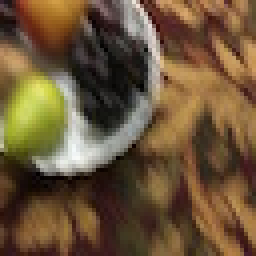
#> input picture DATA/Fruits_Dataset_Train/1/IMG_136.jpg, 64 x 64 px (shown 4 times larger); its folder holds only this picture in this run
$ jupyter execute --allow-errors 2_Elementary_Data_Analysis.ipynb
#> lines starting #> are read from the running program, lines starting #| are printed output that depends on the picture
<a href="https://colab.research.google.com/github/ArjunaBazaz/Fruit_Classification/blob/main/EDA" target="_parent"></a>

[cell 1]
import os
from PIL import Image
import pandas as pd
import matplotlib.pyplot as plt
import pandas as pd
import random

[cell 2]
train_dir = "../DATA/Fruits_Dataset_Train"
test_dir = "../DATA/Fruits_Dataset_Test"

[cell 3]
# count images per class
def count_images_per_class(data_dir):
    class_counts = {}
    for cls in os.listdir(data_dir):
        cls_path = os.path.join(data_dir, cls)
        if os.path.isdir(cls_path):
            class_counts[cls] = len(os.listdir(cls_path))
    return class_counts

train_counts = count_images_per_class(train_dir)
#> (the rest of this cell did not finish here and is left out)


print("Train counts:", train_counts)
print("Test counts:", test_counts)

[cell 4]
labels_path = "../DATA/Labels_Train.csv"
#> (the rest of this cell did not finish here and is left out)

[cell 5]
# convert count to DataFrame
train_df = pd.DataFrame(list(train_counts.items()), columns=["Class", "Train Count"])
#> (the rest of this cell did not finish here and is left out)

[cell 6]
# look at image sizes
def get_image_sizes(data_dir, sample_limit=300):
#> called with data_dir = '../DATA/Fruits_Dataset_Train', sample_limit = 300
    sizes = []
    count = 0
    for cls in os.listdir(data_dir):
        cls_path = os.path.join(data_dir, cls)
        if os.path.isdir(cls_path):
            for img_file in os.listdir(cls_path):
                img_path = os.path.join(cls_path, img_file)
                try:
                    with Image.open(img_path) as img:
#> img is the input picture: PIL image 64x64 RGB; mean R, G, B 107.9, 85.1, 56.7
                        sizes.append(img.size)  # (width, height)
                        count += 1
                        if count >= sample_limit:
                            return sizes
                except:
                    continue
    return sizes

# get sizes from training set
image_sizes = get_image_sizes(train_dir)
#> image_sizes = [(64, 64), (64, 64)]

# graph
widths, heights = zip(*image_sizes)
#> widths = (64, 64); heights = (64, 64)
plt.figure(figsize=(10, 5))
plt.hist(widths, bins=20, alpha=0.6, label='Widths')
plt.hist(heights, bins=20, alpha=0.6, label='Heights')
plt.title("Image Dimensions (Sample of 300)")
plt.xlabel("Pixels")
plt.ylabel("Frequency")
plt.legend()
plt.grid(True)
plt.show()
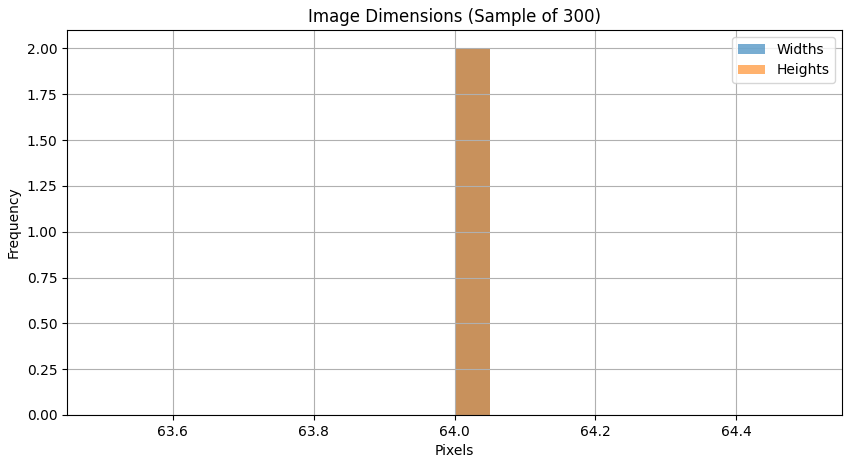
#> figure drawn by matplotlib, 1 panel; tallest bar 2 high, from x = 64 to 64.05; tallest bar 2 high, from x = 64 to 64.05
